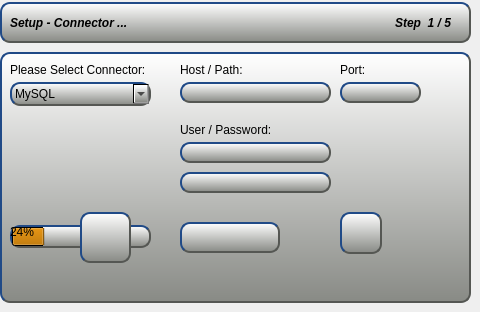
  <widget class="QWizardPage" name="wizardPage1">
   <property name="styleSheet">
    <string notr="true">border:0px;</string>
   </property>
   <widget class="QWidget" name="widget" native="true">
    <property name="geometry">
     <rect>
      <x>0</x>
      <y>2</y>
      <width>471</width>
      <height>41</height>
     </rect>
    </property>
    <property name="styleSheet">
     <string notr="true">border-bottom:2px solid rgb(85, 87, 83);
border-right:2px solid rgb(85, 87, 83);
border-top:2px solid rgb(32, 74, 135);
border-left:2px solid rgb(32, 74, 135);
border-radius:10px;
background-color: qlineargradient(spread:pad, x1:1, y1:1, x2:1, y2:0, stop:0 rgba(136, 138, 133, 255), stop:1 rgba(255, 255, 255, 255));</string>
    </property>
    <widget class="QLabel" name="label">
     <property name="geometry">
      <rect>
       <x>10</x>
       <y>10</y>
       <width>151</width>
       <height>21</height>
      </rect>
     </property>
     <property name="font">
      <font>
       <weight>75</weight>
       <italic>true</italic>
       <bold>true</bold>
      </font>
     </property>
     <property name="styleSheet">
      <string notr="true">border:0px solid rgba(0,0,0,0);
background-color: rgba(238, 238, 236,0);</string>
     </property>
     <property name="text">
      <string>Setup - Connector ...</string>
     </property>
    </widget>
    <widget class="QLabel" name="label_9">
     <property name="geometry">
      <rect>
       <x>300</x>
       <y>10</y>
       <width>151</width>
       <height>21</height>
      </rect>
     </property>
     <property name="font">
      <font>
       <weight>75</weight>
       <italic>true</italic>
       <bold>true</bold>
      </font>
     </property>
     <property name="layoutDirection">
      <enum>Qt::RightToLeft</enum>
     </property>
     <property name="styleSheet">
      <string notr="true">border:0px solid rgba(0,0,0,0);
background-color: rgba(238, 238, 236,0);</string>
     </property>
     <property name="text">
      <string>Step  1 / 5</string>
     </property>
     <property name="alignment">
      <set>Qt::AlignRight|Qt::AlignTrailing|Qt::AlignVCenter</set>
     </property>
    </widget>
   </widget>
   <widget class="QWidget" name="widget_2" native="true">
    <property name="geometry">
     <rect>
      <x>0</x>
      <y>52</y>
      <width>471</width>
      <height>251</height>
     </rect>
    </property>
    <property name="styleSheet">
     <string notr="true">border-bottom:2px solid rgb(85, 87, 83);
border-right:2px solid rgb(85, 87, 83);
border-top:2px solid rgb(32, 74, 135);
border-left:2px solid rgb(32, 74, 135);
border-radius:10px;
background-color: qlineargradient(spread:pad, x1:1, y1:1, x2:1, y2:0, stop:0 rgba(136, 138, 133, 255), stop:1 rgba(255, 255, 255, 255));</string>
    </property>
    <widget class="QComboBox" name="connectorName">
     <property name="geometry">
      <rect>
       <x>10</x>
       <y>30</y>
       <width>141</width>
       <height>24</height>
      </rect>
     </property>
     <item>
      <property name="text">
       <string>MySQL</string>
      </property>
     </item>
     <item>
      <property name="text">
       <string>SQLite</string>
      </property>
     </item>
     <item>
      <property name="text">
       <string>ODBC</string>
      </property>
     </item>
    </widget>
    <widget class="QLabel" name="label_2">
     <property name="geometry">
      <rect>
       <x>10</x>
       <y>10</y>
       <width>171</width>
       <height>16</height>
      </rect>
     </property>
     <property name="autoFillBackground">
      <bool>false</bool>
     </property>
     <property name="styleSheet">
      <string notr="true">background-color: rgba(250, 250, 250,0);
border:0px;</string>
     </property>
     <property name="text">
      <string>Please Select Connector:</string>
     </property>
    </widget>
    <widget class="QLabel" name="label_3">
     <property name="geometry">
      <rect>
       <x>180</x>
       <y>10</y>
       <width>81</width>
       <height>16</height>
      </rect>
     </property>
     <property name="styleSheet">
      <string notr="true">background-color: rgba(250, 250, 250,0);
border:0px;</string>
     </property>
     <property name="text">
      <string>Host / Path:</string>
     </property>
    </widget>
    <widget class="QLabel" name="label_4">
     <property name="geometry">
      <rect>
       <x>180</x>
       <y>70</y>
       <width>111</width>
       <height>16</height>
      </rect>
     </property>
     <property name="styleSheet">
      <string notr="true">background-color: rgba(238, 238, 236,0);
border:0px;</string>
     </property>
     <property name="text">
      <string>User / Password:</string>
     </property>
    </widget>
    <widget class="QProgressBar" name="progressBar">
     <property name="enabled">
      <bool>true</bool>
     </property>
     <property name="geometry">
      <rect>
       <x>10</x>
       <y>173</y>
       <width>141</width>
       <height>23</height>
      </rect>
     </property>
     <property name="palette">
      <palette>
       <active>
        <colorrole role="Button">
         <brush brushstyle="LinearGradientPattern">
          <gradient startx="1.000000000000000" starty="1.000000000000000" endx="1.000000000000000" endy="0.000000000000000" type="LinearGradient" spread="PadSpread" coordinatemode="ObjectBoundingMode">
           <gradientstop position="0.000000000000000">
            <color alpha="255">
             <red>136</red>
             <green>138</green>
             <blue>133</blue>
            </color>
           </gradientstop>
           <gradientstop position="1.000000000000000">
            <color alpha="255">
             <red>255</red>
             <green>255</green>
             <blue>255</blue>
            </color>
           </gradientstop>
          </gradient>
         </brush>
        </colorrole>
        <colorrole role="Base">
         <brush brushstyle="LinearGradientPattern">
          <gradient startx="1.000000000000000" starty="1.000000000000000" endx="1.000000000000000" endy="0.000000000000000" type="LinearGradient" spread="PadSpread" coordinatemode="ObjectBoundingMode">
           <gradientstop position="0.000000000000000">
            <color alpha="255">
             <red>136</red>
             <green>138</green>
             <blue>133</blue>
            </color>
           </gradientstop>
           <gradientstop position="1.000000000000000">
            <color alpha="255">
             <red>255</red>
             <green>255</green>
             <blue>255</blue>
            </color>
           </gradientstop>
          </gradient>
         </brush>
        </colorrole>
        <colorrole role="Window">
         <brush brushstyle="LinearGradientPattern">
          <gradient startx="1.000000000000000" starty="1.000000000000000" endx="1.000000000000000" endy="0.000000000000000" type="LinearGradient" spread="PadSpread" coordinatemode="ObjectBoundingMode">
           <gradientstop position="0.000000000000000">
            <color alpha="255">
             <red>136</red>
             <green>138</green>
             <blue>133</blue>
            </color>
           </gradientstop>
           <gradientstop position="1.000000000000000">
            <color alpha="255">
             <red>255</red>
             <green>255</green>
             <blue>255</blue>
            </color>
           </gradientstop>
          </gradient>
         </brush>
        </colorrole>
        <colorrole role="Highlight">
         <brush brushstyle="SolidPattern">
          <color alpha="255">
           <red>193</red>
           <green>125</green>
           <blue>17</blue>
          </color>
         </brush>
        </colorrole>
       </active>
       <inactive>
        <colorrole role="Button">
         <brush brushstyle="LinearGradientPattern">
          <gradient startx="1.000000000000000" starty="1.000000000000000" endx="1.000000000000000" endy="0.000000000000000" type="LinearGradient" spread="PadSpread" coordinatemode="ObjectBoundingMode">
           <gradientstop position="0.000000000000000">
            <color alpha="255">
             <red>136</red>
             <green>138</green>
             <blue>133</blue>
            </color>
           </gradientstop>
           <gradientstop position="1.000000000000000">
            <color alpha="255">
             <red>255</red>
             <green>255</green>
             <blue>255</blue>
            </color>
           </gradientstop>
          </gradient>
         </brush>
        </colorrole>
        <colorrole role="Base">
         <brush brushstyle="LinearGradientPattern">
          <gradient startx="1.000000000000000" starty="1.000000000000000" endx="1.000000000000000" endy="0.000000000000000" type="LinearGradient" spread="PadSpread" coordinatemode="ObjectBoundingMode">
           <gradientstop position="0.000000000000000">
            <color alpha="255">
             <red>136</red>
             <green>138</green>
             <blue>133</blue>
            </color>
           </gradientstop>
           <gradientstop position="1.000000000000000">
            <color alpha="255">
             <red>255</red>
             <green>255</green>
             <blue>255</blue>
            </color>
           </gradientstop>
          </gradient>
         </brush>
        </colorrole>
        <colorrole role="Window">
         <brush brushstyle="LinearGradientPattern">
          <gradient startx="1.000000000000000" starty="1.000000000000000" endx="1.000000000000000" endy="0.000000000000000" type="LinearGradient" spread="PadSpread" coordinatemode="ObjectBoundingMode">
           <gradientstop position="0.000000000000000">
            <color alpha="255">
             <red>136</red>
             <green>138</green>
             <blue>133</blue>
            </color>
           </gradientstop>
           <gradientstop position="1.000000000000000">
            <color alpha="255">
             <red>255</red>
             <green>255</green>
             <blue>255</blue>
            </color>
           </gradientstop>
          </gradient>
         </brush>
        </colorrole>
        <colorrole role="Highlight">
         <brush brushstyle="SolidPattern">
          <color alpha="255">
           <red>193</red>
           <green>125</green>
           <blue>17</blue>
          </color>
         </brush>
        </colorrole>
       </inactive>
       <disabled>
        <colorrole role="Button">
         <brush brushstyle="LinearGradientPattern">
          <gradient startx="1.000000000000000" starty="1.000000000000000" endx="1.000000000000000" endy="0.000000000000000" type="LinearGradient" spread="PadSpread" coordinatemode="ObjectBoundingMode">
           <gradientstop position="0.000000000000000">
            <color alpha="255">
             <red>136</red>
             <green>138</green>
             <blue>133</blue>
            </color>
           </gradientstop>
           <gradientstop position="1.000000000000000">
            <color alpha="255">
             <red>255</red>
             <green>255</green>
             <blue>255</blue>
            </color>
           </gradientstop>
          </gradient>
         </brush>
        </colorrole>
        <colorrole role="Base">
         <brush brushstyle="LinearGradientPattern">
          <gradient startx="1.000000000000000" starty="1.000000000000000" endx="1.000000000000000" endy="0.000000000000000" type="LinearGradient" spread="PadSpread" coordinatemode="ObjectBoundingMode">
           <gradientstop position="0.000000000000000">
            <color alpha="255">
             <red>136</red>
             <green>138</green>
             <blue>133</blue>
            </color>
           </gradientstop>
           <gradientstop position="1.000000000000000">
            <color alpha="255">
             <red>255</red>
             <green>255</green>
             <blue>255</blue>
            </color>
           </gradientstop>
          </gradient>
         </brush>
        </colorrole>
        <colorrole role="Window">
         <brush brushstyle="LinearGradientPattern">
          <gradient startx="1.000000000000000" starty="1.000000000000000" endx="1.000000000000000" endy="0.000000000000000" type="LinearGradient" spread="PadSpread" coordinatemode="ObjectBoundingMode">
           <gradientstop position="0.000000000000000">
            <color alpha="255">
             <red>136</red>
             <green>138</green>
             <blue>133</blue>
            </color>
           </gradientstop>
           <gradientstop position="1.000000000000000">
            <color alpha="255">
             <red>255</red>
             <green>255</green>
             <blue>255</blue>
            </color>
           </gradientstop>
          </gradient>
         </brush>
        </colorrole>
        <colorrole role="Highlight">
         <brush brushstyle="SolidPattern">
          <color alpha="255">
           <red>145</red>
           <green>145</green>
           <blue>145</blue>
          </color>
         </brush>
        </colorrole>
       </disabled>
      </palette>
     </property>
     <property name="value">
      <number>24</number>
     </property>
     <property name="invertedAppearance">
      <bool>false</bool>
     </property>
    </widget>
    <widget class="QLabel" name="dataLabel">
     <property name="geometry">
      <rect>
       <x>80</x>
       <y>160</y>
       <width>51</width>
       <height>51</height>
      </rect>
     </property>
     <property name="text">
      <string/>
     </property>
     <property name="pixmap">
      <pixmap>:/img/icon_dbok2.png</pixmap>
     </property>
     <property name="scaledContents">
      <bool>true</bool>
     </property>
    </widget>
    <widget class="QDataTimer" name="dataTimer">
     <property name="geometry">
      <rect>
       <x>340</x>
       <y>160</y>
       <width>42</width>
       <height>42</height>
      </rect>
     </property>
    </widget>
    <widget class="QDataCore_ConnectButton" name="dataCore_ConnectButton">
     <property name="geometry">
      <rect>
       <x>180</x>
       <y>170</y>
       <width>100</width>
       <height>31</height>
      </rect>
     </property>
     <property name="UserName">
      <string>test</string>
     </property>
     <property name="UserPass">
      <string>test</string>
     </property>
     <property name="DBHost">
      <string>127.0.0.1</string>
     </property>
     <property name="DBName">
      <string>test</string>
     </property>
     <property name="DBPort">
      <string>3333</string>
     </property>
    </widget>
    <widget class="QDataCore_EditButton" name="dataCore_EditButton">
     <property name="geometry">
      <rect>
       <x>180</x>
       <y>90</y>
       <width>151</width>
       <height>21</height>
      </rect>
     </property>
     <property name="sizePolicy">
      <sizepolicy hsizetype="Preferred" vsizetype="Fixed">
       <horstretch>0</horstretch>
       <verstretch>0</verstretch>
      </sizepolicy>
     </property>
     <property name="minimumSize">
      <size>
       <width>0</width>
       <height>20</height>
      </size>
     </property>
    </widget>
    <widget class="QDataCore_EditButton" name="dataCore_EditButton_2">
     <property name="geometry">
      <rect>
       <x>180</x>
       <y>120</y>
       <width>151</width>
       <height>21</height>
      </rect>
     </property>
    </widget>
    <widget class="QDataCore_EditButton" name="dataCore_EditButton_3">
     <property name="geometry">
      <rect>
       <x>180</x>
       <y>30</y>
       <width>151</width>
       <height>21</height>
      </rect>
     </property>
    </widget>
    <widget class="QDataCore_EditButton" name="dataCore_EditButton_4">
     <property name="geometry">
      <rect>
       <x>340</x>
       <y>30</y>
       <width>81</width>
       <height>21</height>
      </rect>
     </property>
    </widget>
    <widget class="QLabel" name="label_11">
     <property name="geometry">
      <rect>
       <x>340</x>
       <y>10</y>
       <width>81</width>
       <height>16</height>
      </rect>
     </property>
     <property name="styleSheet">
      <string notr="true">background-color: rgba(250, 250, 250,0);
border:0px;</string>
     </property>
     <property name="text">
      <string>Port:</string>
     </property>
    </widget>
   </widget>
  </widget>
